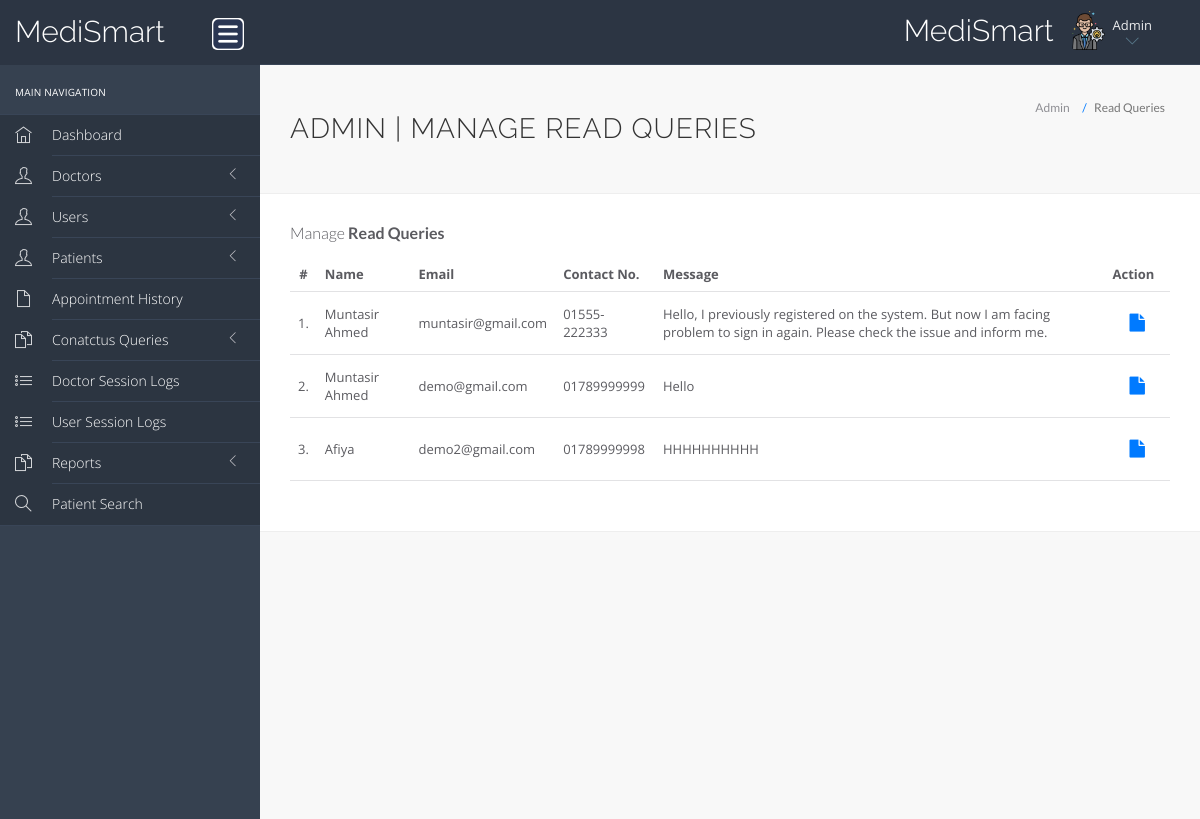
Screenshot of /hms/admin/read-query.php (signed in) with the database file from the repository.
### tables this page shows
CREATE TABLE `tblcontactus` (
  `id` int(11) NOT NULL,
  `fullname` varchar(255) DEFAULT NULL,
  `email` varchar(255) DEFAULT NULL,
  `contactno` varchar(13) DEFAULT NULL,
  `message` mediumtext DEFAULT NULL,
  `PostingDate` timestamp NULL DEFAULT current_timestamp(),
  `AdminRemark` mediumtext DEFAULT NULL,
  `LastupdationDate` timestamp NULL DEFAULT NULL ON UPDATE current_timestamp(),
  `IsRead` int(11) DEFAULT NULL
);

### hms/admin/read-query.php (the view, shortened to what this page needs)
<?php
include('include/config.php');
?>
<!DOCTYPE html>
<html lang="en">
	<head>
		<link rel="stylesheet" href="vendor/bootstrap/css/bootstrap.min.css">
		<link rel="stylesheet" href="vendor/fontawesome/css/font-awesome.min.css">
		<link rel="stylesheet" href="vendor/themify-icons/themify-icons.min.css">
		<link href="vendor/animate.css/animate.min.css" rel="stylesheet" media="screen">
		<link href="vendor/perfect-scrollbar/perfect-scrollbar.min.css" rel="stylesheet" media="screen">
		<link href="vendor/switchery/switchery.min.css" rel="stylesheet" media="screen">
		<link href="vendor/bootstrap-touchspin/jquery.bootstrap-touchspin.min.css" rel="stylesheet" media="screen">
		<link href="vendor/select2/select2.min.css" rel="stylesheet" media="screen">
		<link href="vendor/bootstrap-datepicker/bootstrap-datepicker3.standalone.min.css" rel="stylesheet" media="screen">
		<link href="vendor/bootstrap-timepicker/bootstrap-timepicker.min.css" rel="stylesheet" media="screen">
		<link rel="stylesheet" href="assets/css/styles.css">
		<link rel="stylesheet" href="assets/css/plugins.css">
		<link rel="stylesheet" href="assets/css/themes/theme-5.css" id="skin_color" />
	</head>
	<body>
		<div id="app">
<?php include('include/sidebar.php');?>
			<div class="app-content">
						<?php include('include/header.php');?>
				<div class="main-content" >
					<div class="wrap-content container" id="container">
						<section id="page-title">
							<div class="row">
								<div class="col-sm-8">
									<h1 class="mainTitle">Admin | Manage Read Queries</h1>
																	</div>
								<ol class="breadcrumb">
									<li>
										<span>Admin</span>
									</li>
									<li class="active">
										<span>Read Queries</span>
									</li>
								</ol>
							</div>
						</section>
						<div class="container-fluid container-fullw bg-white">
									<div class="row">
								<div class="col-md-12">
									<h5 class="over-title margin-bottom-15">Manage <span class="text-bold">Read Queries</span></h5>
									<table class="table table-hover" id="sample-table-1">
										<thead>
											<tr>
												<th class="center">#</th>
												<th>Name</th>
												<th class="hidden-xs">Email</th>
												<th>Contact No. </th>
												<th>Message </th>
												<th>Action</th>
											</tr>
										</thead>
										<tbody>
<?php
$sql=mysqli_query($con,"select * from tblcontactus where IsRead is not null");
$cnt=1;
while($row=mysqli_fetch_array($sql))
{
?>
											<tr>
												<td class="center"><?php echo $cnt;?>.</td>
												<td class="hidden-xs"><?php echo $row['fullname'];?></td>
												<td><?php echo $row['email'];?></td>
												<td><?php echo $row['contactno'];?></td>
												<td><?php echo $row['message'];?></td>
												<td >
												<div class="visible-md visible-lg hidden-sm hidden-xs">
							<a href="query-details.php?id=<?php echo $row['id'];?>" class="btn btn-transparent btn-lg" title="View Details"><i class="fa fa-file"></i></a>
												</div>
												</td>
											</tr>
											<?php
$cnt=$cnt+1;
											 }?>
										</tbody>
									</table>
								</div>
							</div>
								</div>
							</div>
						</div>
					</div>
				</div>
	<?php include('include/footer.php');?>
	</body>
</html>

### hms/admin/assets/css/themes/theme-5.css (style rules this page uses)
body { background: #f8f8f8; }

### rows the page displays
tblcontactus: fullname "Muntasir Ahmed", email "muntasir@gmail.com", contactno "01555-222333", message "Hello, I previously registered on the system. But now I am facing problem to sign in again. Please check the issue and inform me."
tblcontactus: fullname "Muntasir Ahmed", email "demo@gmail.com", contactno "01789999999", message "Hello"
tblcontactus: fullname "Afiya", email "demo2@gmail.com", contactno "01789999998", message "HHHHHHHHHH"
